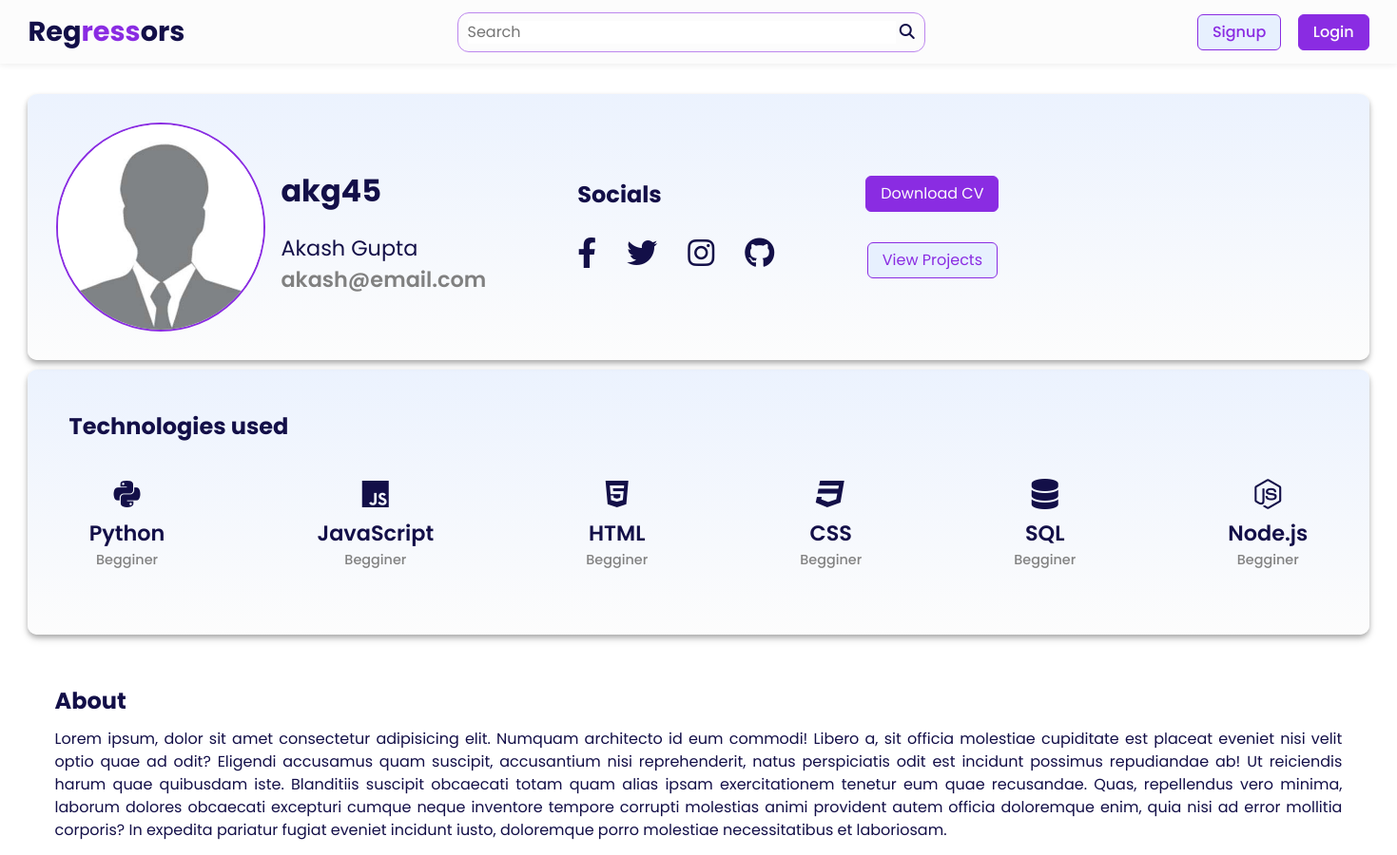
Before: /profile/1 (upper part) with the older database file.
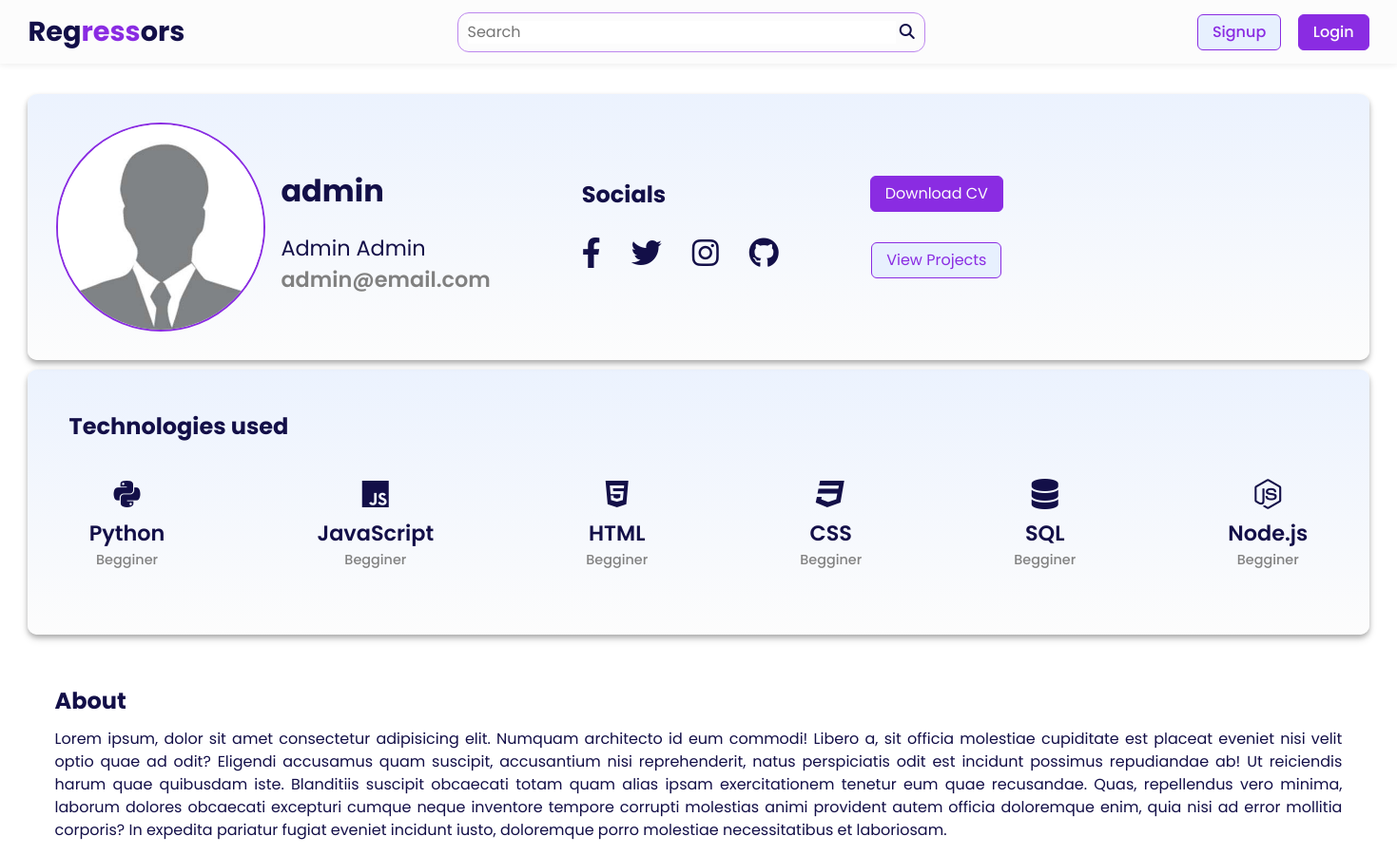
After: the same page with the newer database file.
### app.py (models this page shows, shortened)
class User(db.Model, UserMixin):
    id = db.Column(db.Integer, primary_key=True, nullable=False, autoincrement=True)
    first_name = db.Column(db.String(20), nullable=False)
    last_name = db.Column(db.String(20), nullable=False)
    username = db.Column(db.String(20), unique=True, nullable=False)
    email = db.Column(db.String(120), unique=True, nullable=False)
    image_file = db.Column(db.String(20), nullable=False, default="default.jpg")
    password = db.Column(db.String(60), nullable=False)
    posts = db.relationship("Post", backref="author", lazy=True)

### app.py (the view)
@app.route("/profile/<user_id>")
def profile(user_id):
    user = User.query.get(user_id)
    return render_template("profile.html", user=user)

### templates/profile.html (shortened to what this page needs)
{% extends "layout.html" %}
  {% block css_stylesheets %}
    {{ super() }}
    <link
      rel="stylesheet"
      href="{{ url_for('static', filename='css/profile.css') }}"
    />
  {% endblock css_stylesheets %}
  {% block body_content %}
    <section class="profile-page-main-section">
      <div class="container">
        <div class="profile-header">
          <div class="profile-header-left">
            <div class="profile-img">
              <img src="{{ url_for('static', filename='img/profile-pic.jpg') }}" alt="" />
            </div>
            <div class="user-details">
              <h1 class="user-name">{{ user.username }}</h1>
              <h2 class="full-name">{{ user.first_name + ' ' + user.last_name }}</h2>
              <h3 class="user-email">{{ user.email }}</h3>
            </div>
          </div>
          <div class="profile-header-right">
            <div class="social-area">
              <h2 class="social-heading">Socials</h2>
              <div class="social-icons">
                <a href="#" class="social-icon">
                  <i class="fab fa-facebook-f"></i>
                </a>
                <a href="#" class="social-icon">
                  <i class="fab fa-twitter"></i>
                </a>
                <a href="#" class="social-icon">
                  <i class="fab fa-instagram"></i>
                </a>
                <a href="#" class="social-icon">
                  <i class="fab fa-github"></i>
                </a>
              </div>
            </div>
            <div class="cv-area">
              <a href="#" class="btn btn-primary">Download CV</a>
              <a href="#" class="btn btn-secondary">View Projects</a>
            </div>
          </div>
        </div>
        <section class="tech-known-section">
          <div class="container">
            <h2 class="tech-known-heading">Technologies used</h2>
            <div class="tech-known-items-list">
              <div class="tech-known-item">
                <div class="tech-known-item-icon">
                  <i class="fa-brands fa-python"></i>
                </div>
                <div class="tech-known-item-name">Python</div>
                <div class="tech-known-item-experience">Begginer</div>
              </div>
              <div class="tech-known-item">
                <div class="tech-known-item-icon">
                  <i class="fa-brands fa-js"></i>
                </div>
                <div class="tech-known-item-name">JavaScript</div>
                <div class="tech-known-item-experience">Begginer</div>
              </div>
              <div class="tech-known-item">
                <div class="tech-known-item-icon">
                  <i class="fa-brands fa-html5"></i>
                </div>
                <div class="tech-known-item-name">HTML</div>
                <div class="tech-known-item-experience">Begginer</div>
              </div>
              <div class="tech-known-item">
                <div class="tech-known-item-icon">
                  <i class="fa-brands fa-css3"></i>
                </div>
                <div class="tech-known-item-name">CSS</div>
                <div class="tech-known-item-experience">Begginer</div>
              </div>
              <div class="tech-known-item">
                <div class="tech-known-item-icon">
                  <i class="fas fa-database"></i>
                </div>
                <div class="tech-known-item-name">SQL</div>
                <div class="tech-known-item-experience">Begginer</div>
              </div>
              <div class="tech-known-item">
                <div class="tech-known-item-icon">
                  <i class="fab fa-node-js"></i>
                </div>
                <div class="tech-known-item-name">Node.js</div>
                <div class="tech-known-item-experience">Begginer</div>
              </div>
            </div>
          </div>
        </section>
        <section class="about-section">
          <div class="container">
            <h2 class="about-heading">About {{ current_user.username }}</h2>
            <p class="about-text">Lorem ipsum, dolor sit amet consectetur adipisicing elit. Numquam architecto id eum commodi! Libero a, sit officia molestiae cupiditate est placeat eveniet nisi velit optio quae ad odit? Eligendi accusamus quam suscipit, accusantium nisi reprehenderit, natus perspiciatis odit est incidunt possimus repudiandae ab! Ut reiciendis harum quae quibusdam iste. Blanditiis suscipit obcaecati totam quam alias ipsam exercitationem tenetur eum quae recusandae. Quas, repellendus vero minima, laborum dolores obcaecati excepturi cumque neque inventore tempore corrupti molestias animi provident autem officia doloremque enim, quia nisi ad error mollitia corporis? In expedita pariatur fugiat eveniet incidunt iusto, doloremque porro molestiae necessitatibus et laboriosam.</p>
          </div>
        </section>
      </div>
    </section>
  {% endblock body_content %}

### templates/layout.html (shortened to what this page needs)
<!DOCTYPE html>
<html lang="en">
  <head>
    {% block css_stylesheets %}
    <link
      rel="stylesheet"
      href="{{ url_for('static', filename='css/main.css') }}"
    />
    {% endblock css_stylesheets %}
    <link
      rel="stylesheet"
      href="https://cdnjs.cloudflare.com/ajax/libs/font-awesome/6.1.0/css/all.min.css"
    />
  </head>
  <body>
    {% block navbar %}
      <nav class="nav-bar">
        <div class="container">
          <a href="{{ url_for('home') }}" class="logo">Reg<span>ress</span>ors</a>
          <div class="search-box">
            <input type="text" class="search-txt" placeholder="Search" />
            <a href="#" class="search-btn">
              <i class="fas fa-search"></i>
            </a>
          </div>
          <div class="menu">
            {% if current_user.is_authenticated %}
                <div class="menu-icon add-post-btn"><a href="{{ url_for('add') }}"><i class="fas fa-plus"></i></a></div>
              <div class="menu-icon notifications-btn"><i class="fas fa-bell"></i></div>
              <div class="profile-btn"><i class="profile-icon fas fa-user"></i><a href="{{ url_for('account') }}"><span class="user-name">{{ current_user.username }}</span></a></div>
                <div class="menu-icon logout-btn"><a href="{{ url_for('logout') }}"><i class="fas fa-sign-out-alt"></i></a></div>
            {% else %}
              <div class="btn btn-secondary"><a href="{{ url_for('signup') }}">Signup</a></div>
              <div class="btn btn-primary"><a href="{{ url_for('login') }}">Login</a></div>
            {% endif %}
          </div>
        </div>
      </nav>
    {% endblock navbar %}
    <section>
        {% block body_content %}{% endblock body_content %}
    </section>
  </body>
</html>

### static/css/main.css (style rules this page uses)
:root { --clr-primary: hsl(271, 76%, 53%); --clr-primary-dark: hsl(271, 76%, 43%); --clr-primary-light: hsl(271, 76%, 73%); --clr-secondary: hsl(217, 90%, 95%); --clr-bg: hsl(0, 0%, 99%); --clr-text: hsl(244, 66%, 17%); --clr-accent: hsl(270, 84%, 87%); --clr-warning: hsl(51, 87%, 79%); --clr-error: hsl(0, 80%, 84%); --clr-gradient-start: hsl(218, 90%, 96%); --clr-gradient-end: var(--clr-bg); --gradient-background: linear-gradient( 180deg, var(--clr-gradient-start) 0%, var(--clr-gradient-end) 100% ); }
*, *::before, *::after { box-sizing: border-box; }
* { font-family: "Poppins", sans-serif; margin: 0; padding: 0; scroll-behavior: smooth; scroll-padding-top: 2rem; }
body { min-height: 100vh; text-rendering: optimizeSpeed; line-height: 1.5; color: var(--clr-text); }
img, picture { max-width: 100%; display: block; }
input, button, textarea, select { font: inherit; }
a { text-decoration: none; color: var(--clr-text); }
section { padding: 2rem 0 3rem; }
section h1 { font-size: 2rem; margin: 10px 0 20px 0; }
.container { max-width: 96%; margin: auto; }
.nav-bar { position: sticky; top: 0; padding: 12px 0; background-color: var(--clr-bg); box-shadow: 0 0.3px 8px hsla(0, 2%, 12%, 0.108); z-index: 100; }
.nav-bar .container { display: flex; align-items: center; justify-content: space-between; }
.menu, .nav-bar ul { display: flex; align-items: center; justify-content: center; gap: 1.1rem; }
.logo { font-size: 1.8rem; font-weight: 700; color: var(--clr-text); }
.logo span { color: var(--clr-primary); }
.btn { padding: 6px 15px; border: 1px solid; border-radius: 6px; cursor: pointer; transition: 0.3s ease; }
.btn a { color: var(--clr-text); font-weight: 500; }
.btn-primary { background-color: var(--clr-primary); border-color: var(--clr-primary); }
.btn-primary, .btn-primary a { color: var(--clr-bg); }
.btn-secondary { background-color: var(--clr-secondary); border-color: var(--clr-primary); }
.btn-secondary, .btn-secondary a { color: var(--clr-primary); }
.search-box { padding: 8px 10px; border: 1px solid var(--clr-primary-light); border-radius: 12px; }
.search-box input { width: 450px; }
.search-box input, .search-box input:focus { outline: none !important; border: none !important; }
.user-name { font-weight: 500; font-size: 0.985rem; }

### static/css/profile.css (style rules this page uses)
.profile-page-main-section { padding: 0; }
.profile-header { display: flex; align-items: center; justify-content: left; gap: 1rem; background: var(--gradient-background); box-shadow: 0 5px 8px rgba(0,0,0,0.12), 0 3px 5px rgba(0,0,0,0.24); border-radius: 10px; padding: 30px 30px; position: relative; }
.profile-header-left, .profile-header-right { display: flex; align-items: center; justify-content: left; gap: 1rem; }
.profile-header .profile-img { width: 220px; height: 220px; border-radius: 50%; border: 2px solid var(--clr-primary); }
.profile-header .profile-img img { border-radius: 50%; }
.profile-header .user-name { font-size: 2rem; font-weight: 700; }
.profile-header .full-name { font-size: 1.4rem; font-weight: 400; }
.profile-header .user-email { font-size: 1.4rem; font-weight: 600; color: rgb(128, 128, 128); }
.profile-header-right { margin-left: 80px; }
.social-heading { margin-bottom: 20px; }
.social-icons { display: flex; align-items: center; justify-content: center; gap: 2rem; }
.social-icon { font-size: 2rem; transition: 0.3s ease; }
.cv-area { display: flex; flex-direction: column; align-items: center; margin-left: 80px; gap: 2rem; }
.tech-known-section { margin: 10px 0; border-radius: 10px; box-shadow: 0 5px 8px rgba(0,0,0,0.12), 0 3px 5px rgba(0,0,0,0.24); background: var(--gradient-background); }
.tech-known-heading { margin: 10px 15px; font-size: 1.5rem; }
.tech-known-items-list { display: flex; align-items: center; justify-content: center; border-radius: 10px; gap: 10rem; padding: 20px 0; }
.tech-known-item { display: flex; align-items: center; justify-content: center; flex-direction: column; }
.tech-known-item-icon { font-size: 2rem; transition: 0.3s ease; }
.tech-known-item-name { font-size: 1.4rem; font-weight: 600; color: var(--clr-text); }
.tech-known-item-experience { font-size: 0.9rem; font-weight: 500; color: #828282; }
.about-heading { margin: 10px 0; }
.about-text { text-align: justify; }

Changed rows visible on the page:
changed User: username "akg45" → "admin"; first_name+last_name "Akash Gupta" → "Admin Admin"; email "akash@email.com" → "admin@email.com"
